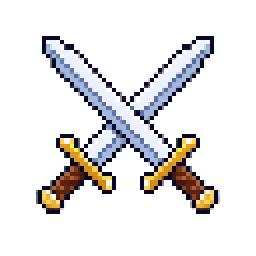
#> input picture src/lib/assets/attributes/attack.png, 128 x 128 px (shown 2 times larger)
$ python process_sheet.py ../../src/lib/assets/attributes/attack.png out.png
#> lines starting #> are read from the running program, lines starting #| are printed output that depends on the picture; after the words box and inside, x2 and y2 are one past the last pixel; in counts of white or black regions, pixels touching at a corner belong together
#!/usr/bin/env python3
"""Normalize a generated chroma-key sprite sheet to Warlords' 4x4 contract."""

from __future__ import annotations

import argparse
from pathlib import Path

from PIL import Image


def main() -> None:
    parser = argparse.ArgumentParser()
    parser.add_argument("input", type=Path)
    parser.add_argument("output", type=Path)
    args = parser.parse_args()

    image = Image.open(args.input).convert("RGBA")
#> image is the input picture: PIL image 128x128 RGBA; mean R, G, B, A 29.8, 28.5, 28.9, 54.7
    image = image.resize((512, 640), Image.Resampling.NEAREST)
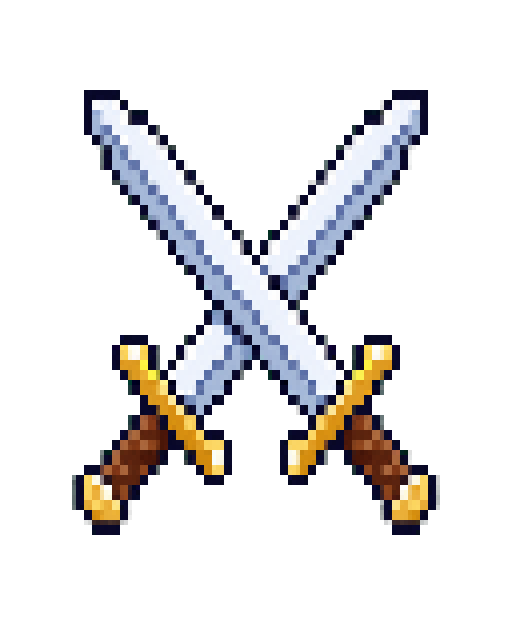
#> image: PIL image 512x640 RGBA; mean R, G, B, A 29.8, 28.5, 28.9, 54.7; transparent parts drawn white

    pixels = image.load()
    for y in range(image.height):
        for x in range(image.width):
            red, green, blue, alpha = pixels[x, y]
            pixels[x, y] = (red, green, blue, 255 if alpha >= 128 else 0)

    args.output.parent.mkdir(parents=True, exist_ok=True)
    image.save(args.output, optimize=True)
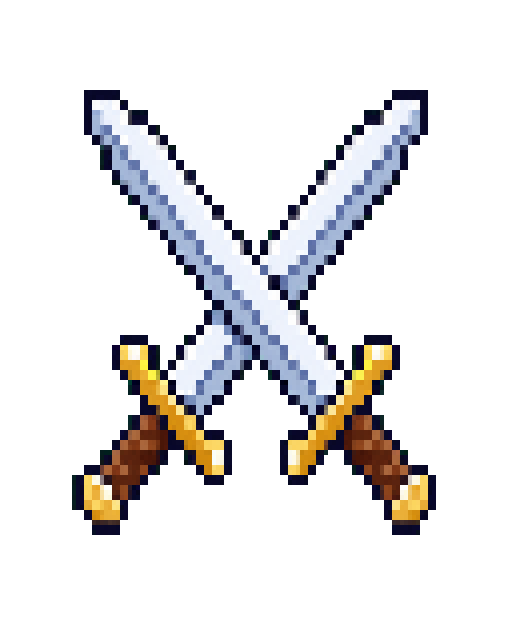
#> saved as out.png: PIL image 512x640 RGBA; mean R, G, B, A 29.8, 28.5, 28.9, 54.8; transparent parts drawn white

    alpha = image.getchannel("A")
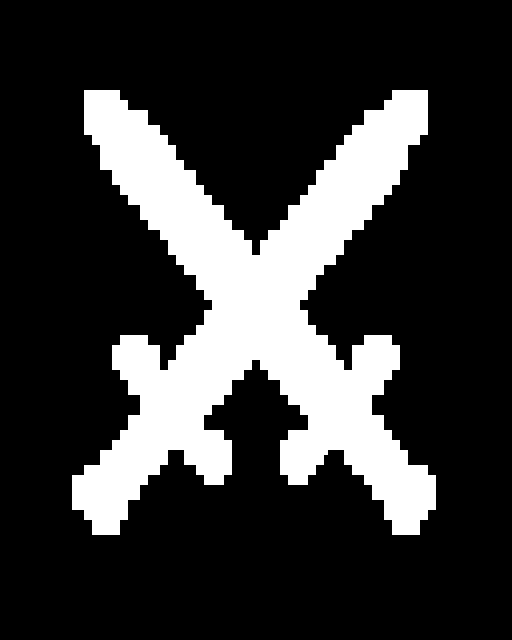
#> alpha: PIL image 512x640 L; 21.5% white; 1 white region, box (x1, y1, x2, y2) and area: (72, 90, 436, 535) 70460
    print(f"source={Image.open(args.input).size} final={image.size} alpha={alpha.getextrema()}")
#| source=(128, 128) final=(512, 640) alpha=(0, 255)
    print(
        "corners="
        + str([image.getpixel(xy)[3] for xy in ((0, 0), (511, 0), (0, 639), (511, 639))])
    )
#| corners=[0, 0, 0, 0]
    for row in range(4):
        boxes = []
        for column in range(4):
            boxes.append(
                alpha.crop(
                    (column * 128, row * 160, (column + 1) * 128, (row + 1) * 160)
                ).getbbox()
            )
        print(f"row{row + 1}={boxes}")


if __name__ == "__main__":
    main()

$ run again, on src/lib/assets/attributes/damage.png
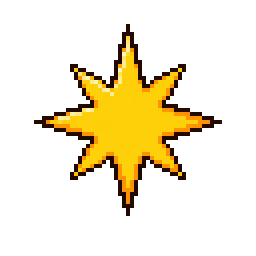
#> input picture src/lib/assets/attributes/damage.png, 128 x 128 px (shown 2 times larger)
#> in main, image is the input picture: PIL image 128x128 RGBA; mean R, G, B, A 37.6, 28.4, 2.2, 49.1
#> in main, `image = image.resize((512, 640), Image.Resampling.NEAREST)`:
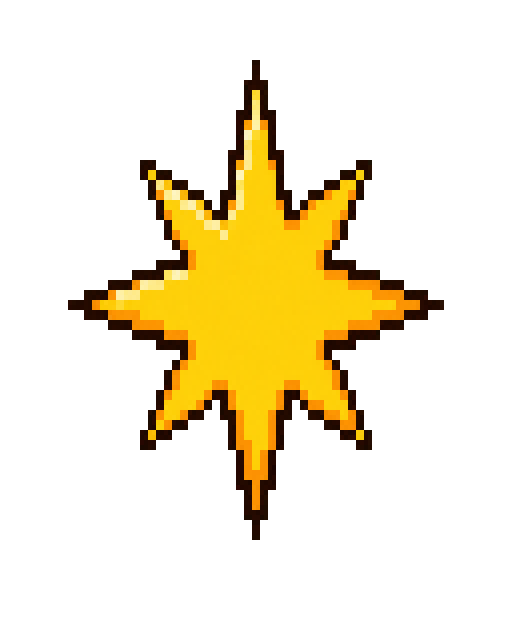
#> image: PIL image 512x640 RGBA; mean R, G, B, A 37.6, 28.4, 2.2, 49.1; transparent parts drawn white
#> in main, `alpha = image.getchannel("A")`:
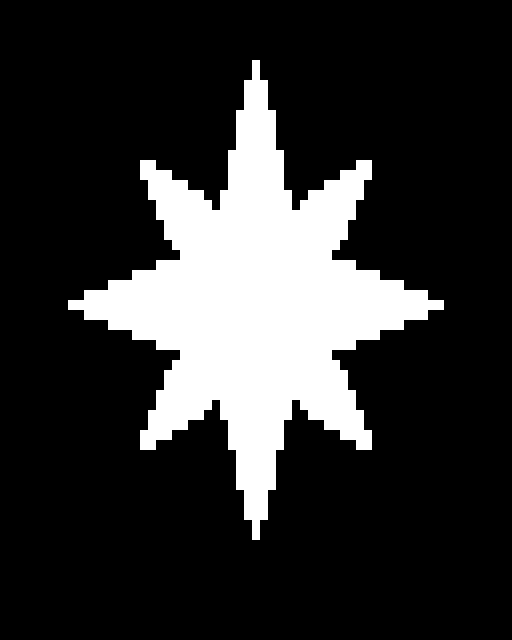
#> alpha: PIL image 512x640 L; 19.2% white; 1 white region, box (x1, y1, x2, y2) and area: (68, 60, 444, 540) 63040
#| source=(128, 128) final=(512, 640) alpha=(0, 255)
#| corners=[0, 0, 0, 0]

$ run again, on src/lib/assets/attributes/defense.png
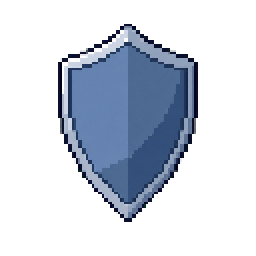
#> input picture src/lib/assets/attributes/defense.png, 128 x 128 px (shown 2 times larger)
#> in main, image is the input picture: PIL image 128x128 RGBA; mean R, G, B, A 26.5, 33.2, 44, 75.2
#> in main, `image = image.resize((512, 640), Image.Resampling.NEAREST)`:
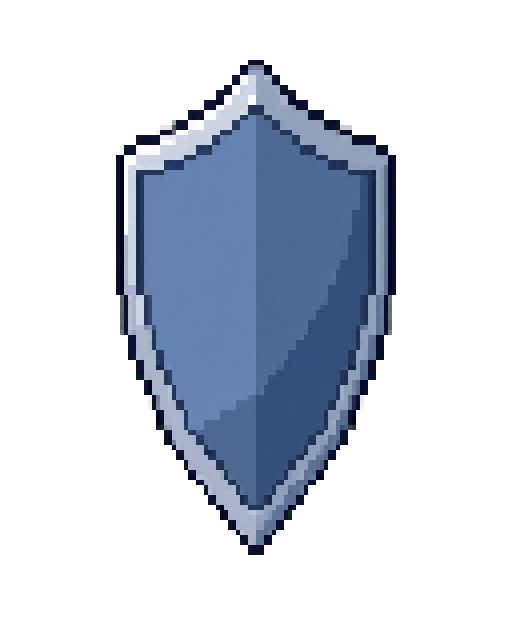
#> image: PIL image 512x640 RGBA; mean R, G, B, A 26.5, 33.2, 44, 75.2; transparent parts drawn white
#> in main, `alpha = image.getchannel("A")`:
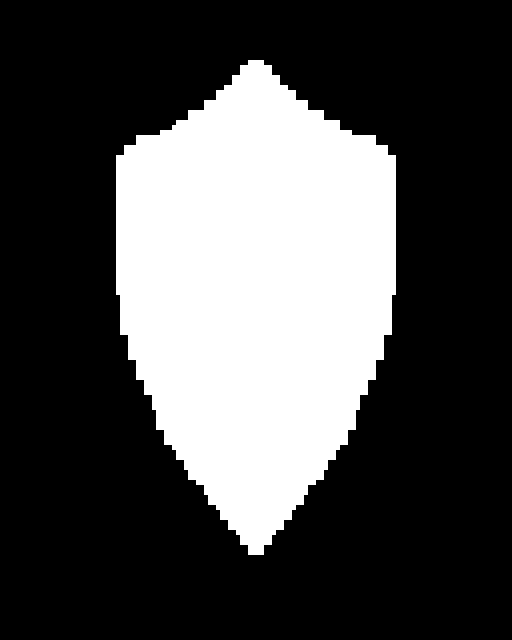
#> alpha: PIL image 512x640 L; 29.5% white; 1 white region, box (x1, y1, x2, y2) and area: (116, 60, 396, 555) 96780
#| source=(128, 128) final=(512, 640) alpha=(0, 255)
#| corners=[0, 0, 0, 0]
